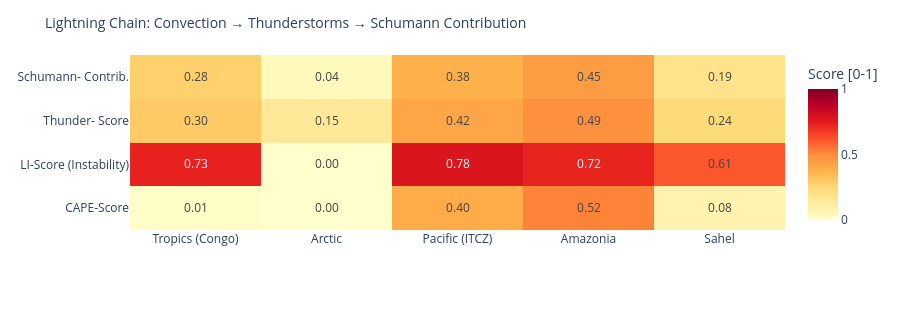

Write notebook code for a chart like this one.
### Code cell
# ============================================================
# LIGHTNING CHAIN: Convection → Thunderstorms → Schumann
# Shows the causal chain per measurement point as heatmap
# ============================================================

def cape_score(v):
    """CAPE → normalized score [0,1]"""
    if v is None or pd.isna(v): return 0.0
    return min(1.0, float(v) / 3000)

def li_score(v):
    """Lifted Index: negative = unstable → score [0,1]"""
    if v is None or pd.isna(v): return 0.3
    return min(1.0, max(0.0, (-float(v) + 6) / 12))

def cloud_score(v):
    if v is None or pd.isna(v): return 0.3
    return float(v) / 100

def thunder_score(row):
    """Kombinierter Gewitterwahrscheinlichkeits-Score
    CAPE + LI + Bedeckung + WMO-Gewitter + konvektiver Niederschlag (showers)
    Hinweis: X-Ray und Kp sind kein Bestandteil – nur geomagn./solarer Kontext.
    """
    cs = cape_score(row.get('cape'))
    ls = li_score(row.get('li'))
    cl = cloud_score(row.get('cloud'))
    t  = 1.0 if row.get('thunderstorm') else 0.0
    # Convective precipitation (showers) as additional indicator
    sh = min(1.0, (row.get('showers') or 0) / 5.0)
    return round(cs * 0.30 + ls * 0.25 + cl * 0.15 + t * 0.20 + sh * 0.10, 3)

def schumann_contribution(t_score, lat):
    """Schumann contribution: higher in tropics (±30°), scaled by thunderstorm score"""
    lat_weight = max(0.3, 1.0 - abs(lat) / 60)
    return round(t_score * lat_weight, 3)

df_atm['cape_score']   = df_atm.apply(lambda r: cape_score(r['cape']), axis=1)
df_atm['li_score']     = df_atm.apply(lambda r: li_score(r['li']),    axis=1)
df_atm['thunder_score']= df_atm.apply(lambda r: thunder_score(r.to_dict()), axis=1)
df_atm['schumann_contribution'] = df_atm.apply(
    lambda r: schumann_contribution(r['thunder_score'], r['lat']), axis=1)

metrics = ['cape_score', 'li_score', 'thunder_score', 'schumann_contribution']
labels  = ['CAPE-Score', 'LI-Score\n(Instability)', 'Thunder-\nScore', 'Schumann-\nContrib.']
z_data  = [df_atm[m].tolist() for m in metrics]

fig = go.Figure(go.Heatmap(
    z=z_data,
    x=df_atm['point'].tolist(),
    y=labels,
    colorscale='YlOrRd',
    zmin=0, zmax=1,
    text=[[f'{v:.2f}' for v in row] for row in z_data],
    texttemplate='%{text}', textfont=dict(size=12),
    colorbar=dict(title='Score [0-1]')
))
fig.update_layout(
    title=dict(text='Lightning Chain: Convection → Thunderstorms → Schumann Contribution', font=dict(size=14)),
    height=310,
    plot_bgcolor='rgba(0,0,0,0)', paper_bgcolor='rgba(0,0,0,0)',
    margin=dict(l=130, r=80, t=55, b=80)
)
fig.show()

### Figure 1 — Plotly figure (JSON) as saved in the notebook; plotly's stock layout.template omitted (floating-point values rounded to 4 significant figures)
{"data": [{"colorbar": {"title": {"text": "Score [0-1]"}}, "colorscale": [[0.0, "rgb(255,255,204)"], [0.125, "rgb(255,237,160)"], [0.25, "rgb(254,217,118)"], [0.375, "rgb(254,178,76)"], [0.5, "rgb(253,141,60)"], [0.625, "rgb(252,78,42)"], [0.75, "rgb(227,26,28)"], [0.875, "rgb(189,0,38)"], [1.0, "rgb(128,0,38)"]], "text": [["0.01", "0.00", "0.40", "0.52", "0.08"], ["0.73", "0.00", "0.78", "0.72", "0.61"], ["0.30", "0.15", "0.42", "0.49", "0.24"], ["0.28", "0.04", "0.38", "0.45", "0.19"]], "textfont": {"size": 12}, "texttemplate": "%{text}", "type": "heatmap", "x": ["Tropics (Congo)", "Arctic", "Pacific (ITCZ)", "Amazonia", "Sahel"], "y": ["CAPE-Score", "LI-Score\n(Instability)", "Thunder-\nScore", "Schumann-\nContrib."], "z": [[0.01333, 0.0, 0.3967, 0.52, 0.08333], [0.7333, 0.0, 0.775, 0.725, 0.6083], [0.297, 0.15, 0.416, 0.487, 0.24], [0.277, 0.045, 0.381, 0.446, 0.188]], "zmax": 1, "zmin": 0}], "layout": {"height": 310, "margin": {"b": 80, "l": 130, "r": 80, "t": 55}, "paper_bgcolor": "rgba(0,0,0,0)", "plot_bgcolor": "rgba(0,0,0,0)", "title": {"font": {"size": 14}, "text": "Lightning Chain: Convection → Thunderstorms → Schumann Contribution"}}}
